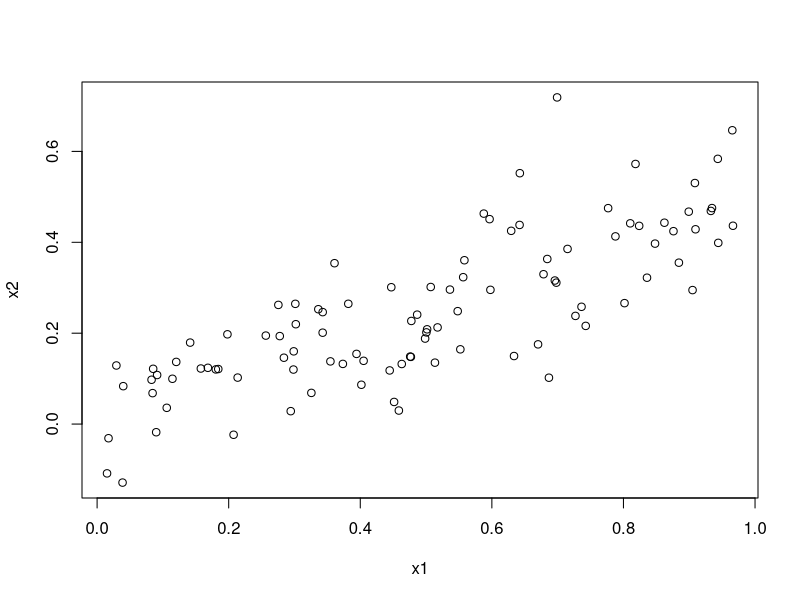
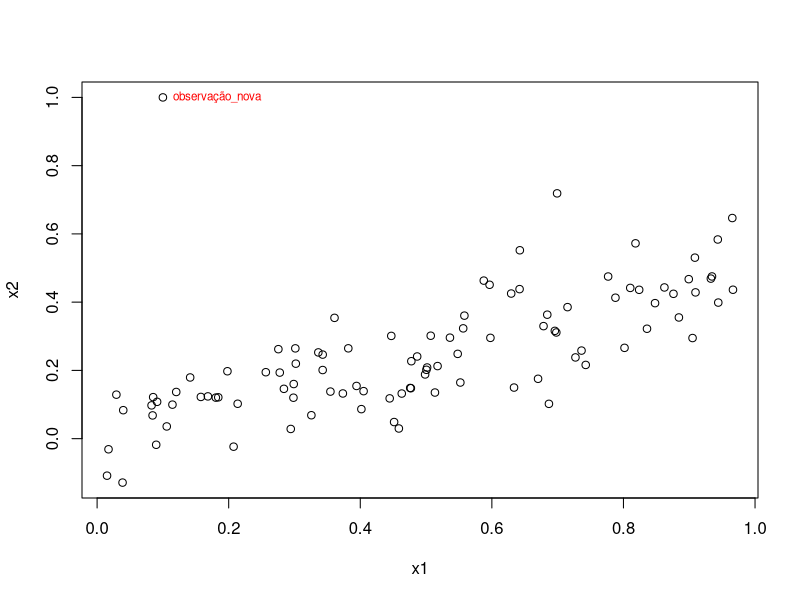
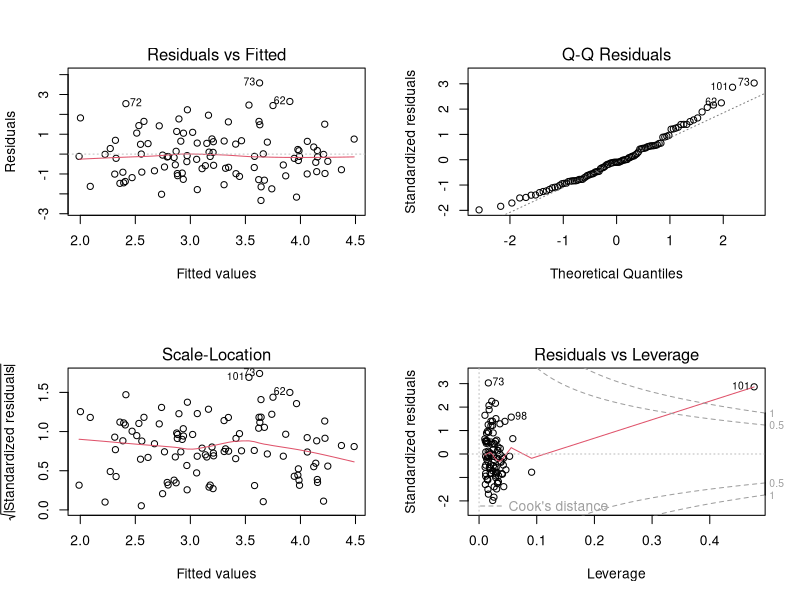
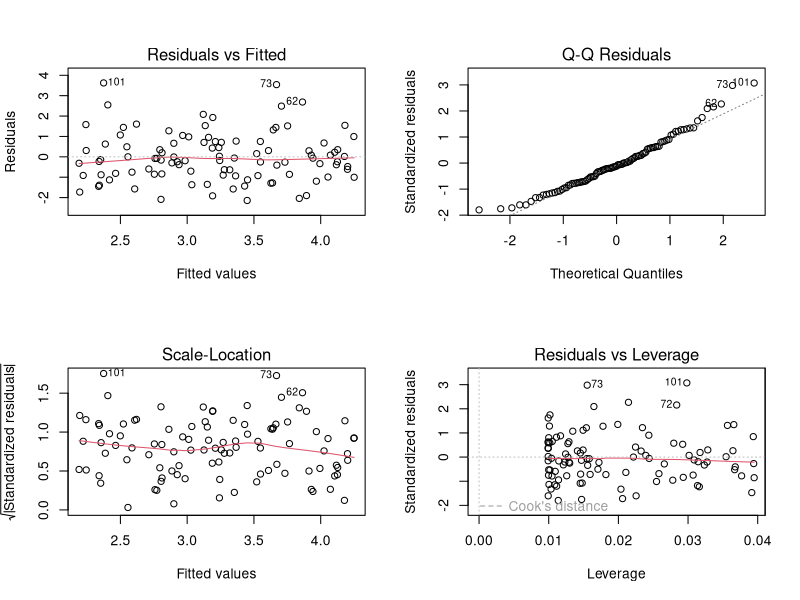
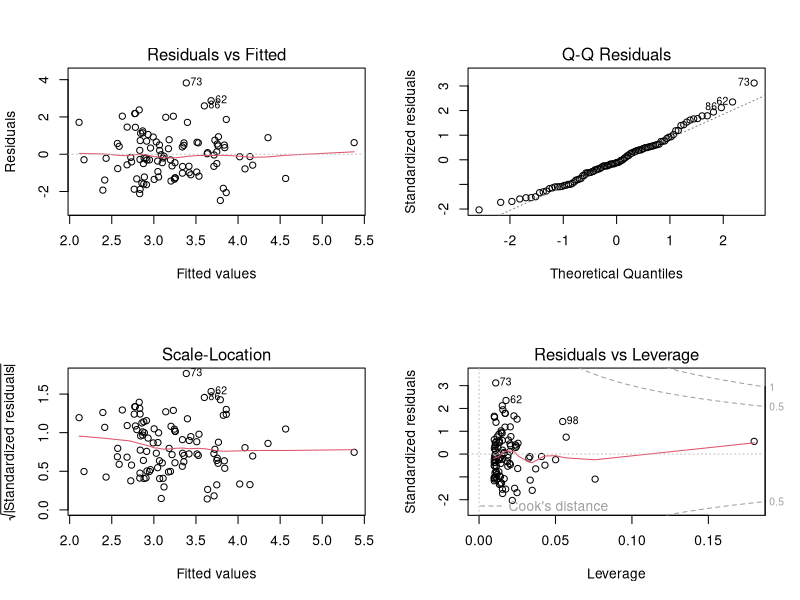

Generate these figures, in order, with R:
setwd("C:/Users/Igor/Desktop/topicos_george_2023/git_repo/lista4")
########################################################
## Exercício 14 do Capítulo 3 de James et al. (2021). ##
########################################################

#a,b e c
set.seed(180122207)
x1 = runif(100)
x2 = 0.5*x1+rnorm(100)/10
y = 2+2*x1+0.3*x2+rnorm(100)


#$Y = 2 + 2x_1 + 0.3x_2 + \epsilon$, where $\epsilon$ is a N(0,1) variable.
#$\beta_0=2$, $\beta_1=2$, $\beta_2=0.3$ 
  

cor(x1,x2)
plot(x2~x1)



lm.fit9 = lm(y~x1+x2)
summary(lm.fit9)

# d
lm.fit10 = lm(y~x1)
summary(lm.fit10)

# e

lm.fit11 = lm(y~x2)
summary(lm.fit11)

# g
x1=c(x1 , 0.1)
x2=c(x2 , 1)
y=c(y,6)

lm.fit9_g = lm(y~x1+x2)
lm.fit10_g = lm(y~x1)
lm.fit11_g = lm(y~x2)

plot(x1,x2)
text(x=0.1, y=1, labels="observação_nova", pos=4, cex=.7, col="red")

par(mfrow=c(2,2))
plot(lm.fit9_g)

par(mfrow=c(2,2))
plot(lm.fit10_g)

par(mfrow=c(2,2))
plot(lm.fit11_g)
